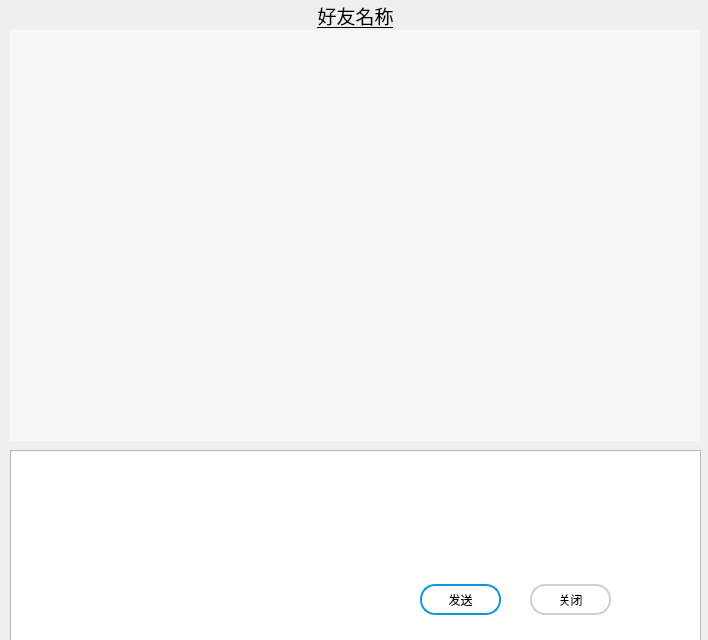
<?xml version="1.0" encoding="UTF-8"?>
<ui version="4.0">
 <class>talkpage</class>
 <widget class="QWidget" name="talkpage">
  <property name="geometry">
   <rect>
    <x>0</x>
    <y>0</y>
    <width>708</width>
    <height>640</height>
   </rect>
  </property>
  <property name="minimumSize">
   <size>
    <width>708</width>
    <height>640</height>
   </size>
  </property>
  <property name="maximumSize">
   <size>
    <width>708</width>
    <height>640</height>
   </size>
  </property>
  <property name="windowTitle">
   <string>Form</string>
  </property>
  <property name="styleSheet">
   <string notr="true"/>
  </property>
  <widget class="QWidget" name="widget" native="true">
   <property name="geometry">
    <rect>
     <x>-70</x>
     <y>380</y>
     <width>771</width>
     <height>271</height>
    </rect>
   </property>
   <property name="minimumSize">
    <size>
     <width>0</width>
     <height>200</height>
    </size>
   </property>
   <property name="maximumSize">
    <size>
     <width>16777215</width>
     <height>10000</height>
    </size>
   </property>
   <widget class="QTextEdit" name="textEdit">
    <property name="geometry">
     <rect>
      <x>80</x>
      <y>70</y>
      <width>691</width>
      <height>191</height>
     </rect>
    </property>
    <property name="sizePolicy">
     <sizepolicy hsizetype="Expanding" vsizetype="Preferred">
      <horstretch>0</horstretch>
      <verstretch>0</verstretch>
     </sizepolicy>
    </property>
    <property name="minimumSize">
     <size>
      <width>691</width>
      <height>191</height>
     </size>
    </property>
    <property name="maximumSize">
     <size>
      <width>691</width>
      <height>191</height>
     </size>
    </property>
    <property name="styleSheet">
     <string notr="true">font: 25 9pt &quot;Microsoft YaHei&quot;;</string>
    </property>
   </widget>
   <widget class="QPushButton" name="pushButton_3">
    <property name="geometry">
     <rect>
      <x>600</x>
      <y>204</y>
      <width>81</width>
      <height>31</height>
     </rect>
    </property>
    <property name="styleSheet">
     <string notr="true">border-radius:15px;
border: 2px solid ;
background:transparent;
border:2px solid ;
border-color: rgb(205,207,208);
</string>
    </property>
    <property name="text">
     <string>关闭</string>
    </property>
   </widget>
   <widget class="QPushButton" name="pushButton_1">
    <property name="geometry">
     <rect>
      <x>490</x>
      <y>204</y>
      <width>81</width>
      <height>31</height>
     </rect>
    </property>
    <property name="styleSheet">
     <string notr="true">border-radius:15px;
border: 2px solid ;
background:transparent;
border:2px solid ;
border-color:rgb(18,150,219);
</string>
    </property>
    <property name="text">
     <string>发送</string>
    </property>
   </widget>
  </widget>
  <widget class="QListWidget" name="listWidget">
   <property name="geometry">
    <rect>
     <x>10</x>
     <y>30</y>
     <width>690</width>
     <height>411</height>
    </rect>
   </property>
   <property name="sizePolicy">
    <sizepolicy hsizetype="Expanding" vsizetype="Preferred">
     <horstretch>0</horstretch>
     <verstretch>0</verstretch>
    </sizepolicy>
   </property>
   <property name="minimumSize">
    <size>
     <width>690</width>
     <height>360</height>
    </size>
   </property>
   <property name="maximumSize">
    <size>
     <width>690</width>
     <height>10000</height>
    </size>
   </property>
   <property name="styleSheet">
    <string notr="true">QListWidget{background-color: rgb(247, 247, 247); color:rgb(51,51,51); border: 1px solid  rgb(247, 247, 247);outline:0px;}
QListWidget::Item{background-color: rgb(247, 247, 247);}
QListWidget::Item:hover{background-color: rgb(247, 247, 247); }
QListWidget::item:selected{
	background-color: rgb(247, 247, 247);
	color:black; 
    border: 1px solid  rgb(247, 247, 247);
}
QListWidget::item:selected:!active{border: 1px solid  rgb(247, 247, 247); background-color: rgb(247, 247, 247); color:rgb(51,51,51); } </string>
   </property>
   <property name="verticalScrollBarPolicy">
    <enum>Qt::ScrollBarAlwaysOff</enum>
   </property>
   <property name="horizontalScrollBarPolicy">
    <enum>Qt::ScrollBarAlwaysOff</enum>
   </property>
  </widget>
  <widget class="QPushButton" name="pushButton_2">
   <property name="geometry">
    <rect>
     <x>10</x>
     <y>0</y>
     <width>691</width>
     <height>31</height>
    </rect>
   </property>
   <property name="font">
    <font>
     <family>Agency FB</family>
     <pointsize>14</pointsize>
     <weight>50</weight>
     <italic>false</italic>
     <bold>false</bold>
     <underline>true</underline>
    </font>
   </property>
   <property name="styleSheet">
    <string notr="true">border-style:none;
text-decoration: underline;
font: 58pt &quot;Agency FB&quot;;
font: 14pt &quot;Agency FB&quot;;
padding:1px;

background:transparent;</string>
   </property>
   <property name="text">
    <string>好友名称</string>
   </property>
  </widget>
 </widget>
 <layoutdefault spacing="6" margin="11"/>
 <resources/>
 <connections/>
</ui>
